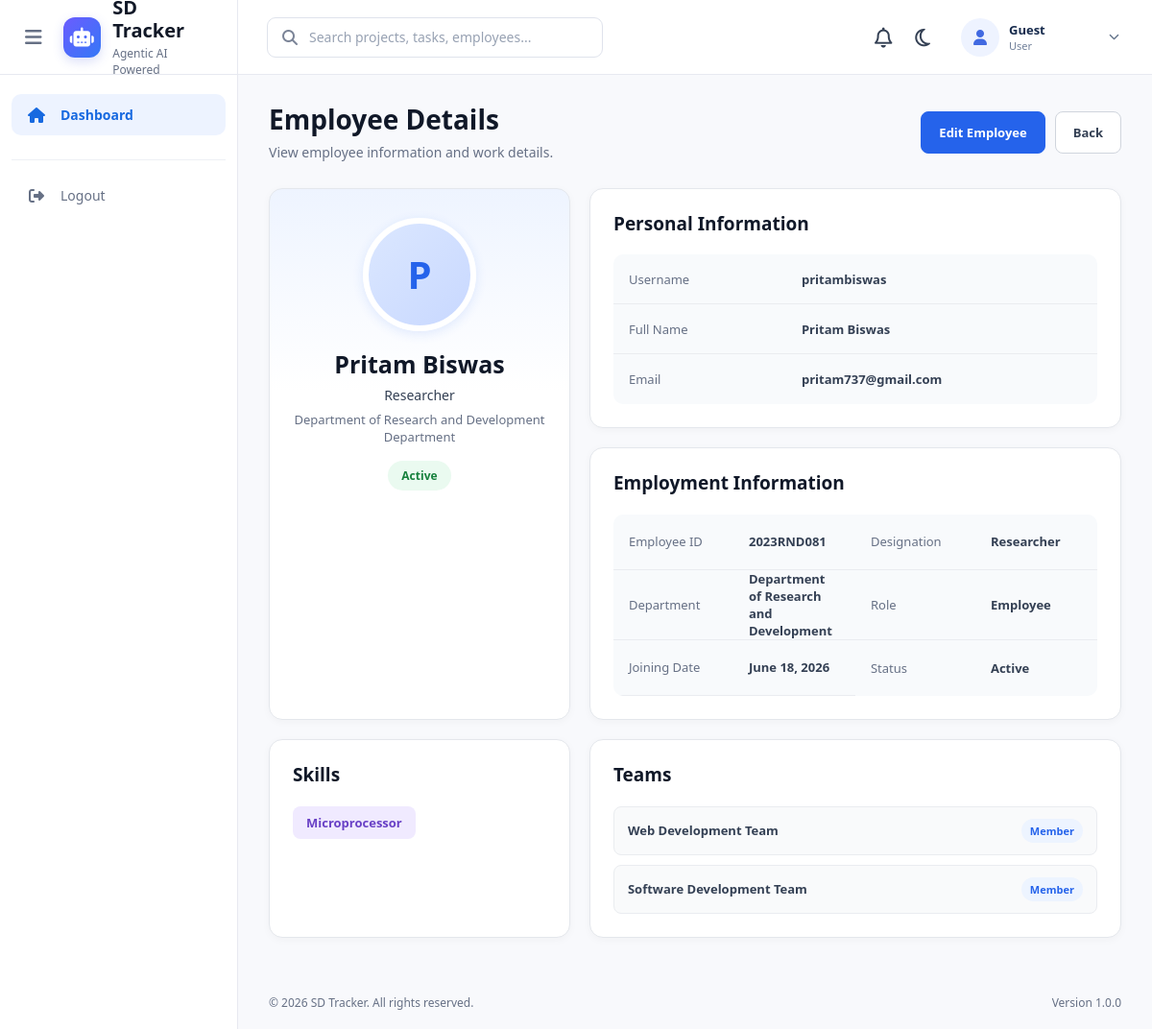
Page /employees/3/ on the committed database.
### employees/models.py (models this page shows, shortened)
class Employee(models.Model):
    STATUS_CHOICES = (
        ("active", "Active"),
        ("on_leave", "On Leave"),
        ("inactive", "Inactive"),
    )
    user = models.OneToOneField(
        User,
        on_delete=models.CASCADE,
        related_name="employee"
    )
    employee_id = models.CharField(
        max_length=20,
        unique=True
    )
    designation = models.CharField(
        max_length=100
    )
    department = models.CharField(
        max_length=100
    )
    skills = models.TextField(
        blank=True
    )
    joining_date = models.DateField()
    status = models.CharField(
        max_length=20,
        choices=STATUS_CHOICES,
        default="active"
    )

class Team(models.Model):
    name = models.CharField(
        max_length=100
    )
    manager = models.ForeignKey(
        Employee,
        on_delete=models.SET_NULL,
        null=True,
        blank=True,
        related_name="managed_teams"
    )
    members = models.ManyToManyField(
        Employee,
        related_name="teams",
        blank=True
    )

### accounts/models.py (models this page shows, shortened)
class Profile(models.Model):
    ROLE_CHOICES = (
        ("admin", "Admin"),
        ("manager", "Project Manager"),
        ("employee", "Employee"),
    )
    user = models.OneToOneField(
        User,
        on_delete=models.CASCADE,
        related_name="profile"
    )
    role = models.CharField(
        max_length=20,
        choices=ROLE_CHOICES,
        default="employee"
    )
    image = models.ImageField(
        upload_to="profiles/",
        blank=True,
        null=True
    )

### employees/views.py (the view)
# urls.py: path("<int:pk>/",views.employee_detail,name="employee_detail"),
def employee_detail(request, pk):
    employee = get_object_or_404(
        Employee,
        pk=pk
    )
    return render(
        request,
        "employees/employee_detail.html",
        {
            "employee": employee
        }
    )

### employees/templates/employees/employee_detail.html (shortened to what this page needs)
{% extends "base.html" %}
{% load static %}
{% block extra_css %}
<link rel="stylesheet"
      href="{% static 'css/employees/employee_detail.css' %}">
{% endblock %}
{% block content %}
<div class="employee-detail-page">
    <div class="page-header">
        <div>
            <h1>Employee Details</h1>
            <p>View employee information and work details.</p>
        </div>
        <div class="header-actions">
            <a href="{% url 'employee_update' employee.pk %}"
            class="btn btn-primary">
                Edit Employee
            </a>
            <a href="{% url 'employee_list' %}"
            class="btn btn-secondary">
                Back
            </a>
        </div>
    </div>
    <div class="detail-grid">
        <div class="detail-card employee-profile">
            <div class="profile-avatar">
                {{ employee.user.username|slice:":1"|upper }}
            </div>
            <h2>
                {{ employee.user.get_full_name }}
            </h2>
            <p class="designation">
                {{ employee.designation }}
            </p>
            <p class="department">
                {{ employee.department }} Department
            </p>
            <div class="status-badge status-{{ employee.status }}">
                {{ employee.get_status_display }}
            </div>
        </div>
        <div class="detail-card">
            <h2>Personal Information</h2>
            <div class="info-list">
                <div class="info-item">
                    <span>Username</span>
                    <strong>{{ employee.user.username }}</strong>
                </div>
                <div class="info-item">
                    <span>Full Name</span>
                    <strong>
                        {{ employee.user.get_full_name }}
                    </strong>
                </div>
                <div class="info-item">
                    <span>Email</span>
                    <strong>
                        {{ employee.user.email }}
                    </strong>
                </div>
            </div>
        </div>
        <div class="detail-card">
            <h2>Employment Information</h2>
            <div class="info-list">
                <div class="info-item">
                    <span>Employee ID</span>
                    <strong>
                        {{ employee.employee_id }}
                    </strong>
                </div>
                <div class="info-item">
                    <span>Designation</span>
                    <strong>
                        {{ employee.designation }}
                    </strong>
                </div>
                <div class="info-item">
                    <span>Department</span>
                    <strong>
                        {{ employee.department }}
                    </strong>
                </div>
                <div class="info-item">
                    <span>Role</span>
                    <strong>
                        {{ employee.user.profile.get_role_display }}
                    </strong>
                </div>
                <div class="info-item">
                    <span>Joining Date</span>
                    <strong>
                        {{ employee.joining_date }}
                    </strong>
                </div>
                <div class="info-item">
                    <span>Status</span>
                    <strong>
                        {{ employee.get_status_display }}
                    </strong>
                </div>
            </div>
        </div>
        <div class="detail-card full-width">
            <h2>Skills</h2>
            {% if employee.skills %}
                <p>
                    {{ employee.skills }}
                </p>
            {% else %}
                <p class="empty-text">
                    No skills added yet.
                </p>
            {% endif %}
        </div>
        <div class="detail-card full-width">
            <h2>Teams</h2>
            {% if employee.teams.all %}
                <div class="team-list">
                    {% for team in employee.teams.all %}
                        <div class="team-item">
                            <strong>
                                {{ team.name }}
                            </strong>
                            {% if team.manager == employee %}
                                <span class="role-badge">
                                    Team Manager
                                </span>
                            {% else %}
                                <span class="role-badge employee">
                                    Member
                                </span>
                            {% endif %}
                        </div>
                    {% endfor %}
                </div>
            {% else %}
                <p class="empty-text">
                    This employee is not assigned to any team.
                </p>
            {% endif %}
        </div>
    </div>
</div>
{% endblock %}

### static/css/style.css (style rules this page uses)
* { margin: 0; padding: 0; box-sizing: border-box; }
html { scroll-behavior: smooth; }
:root { --bg-main: #f7f8fc; --bg-card: #ffffff; --bg-navbar: #ffffff; --bg-sidebar: #ffffff; --text-main: #172033; --text-heading: #101828; --text-muted: #667085; --border-color: #e7e9f0; --input-bg: #ffffff; --hover-bg: #f4f7fc; }
body { font-family: "Segoe UI", Arial, sans-serif; background: var(--bg-main); color: var(--text-main); min-height: 100vh; }
a { text-decoration: none; color: inherit; }
.page-header { display: flex; align-items: center; justify-content: space-between; margin-bottom: 25px; }
.page-header h1 { font-size: 25px; color: #101828; }
.page-header p { margin-top: 5px; font-size: 13px; color: #667085; }
.btn { border: none; border-radius: 7px; padding: 10px 17px; font-size: 13px; font-weight: 600; display: inline-flex; align-items: center; gap: 7px; }
.btn-primary { background: #2563eb; color: white; }
.btn-secondary { background: white; border: 1px solid #dfe3ec; color: #344054; }

### rows in the picture
Employee: user.username "P", user.get_full_name "Pritam Biswas", designation "Researcher", department "Department of Research and Development", status "Active", user.username "pritambiswas", user.email "pritam737@gmail.com", employee_id "2023RND081", user.profile.role "Employee", joining_date "June 18, 2026", skills "Microprocessor"
Team: name "Web Development Team", shows "Member"
Team: name "Software Development Team", shows "Member"
